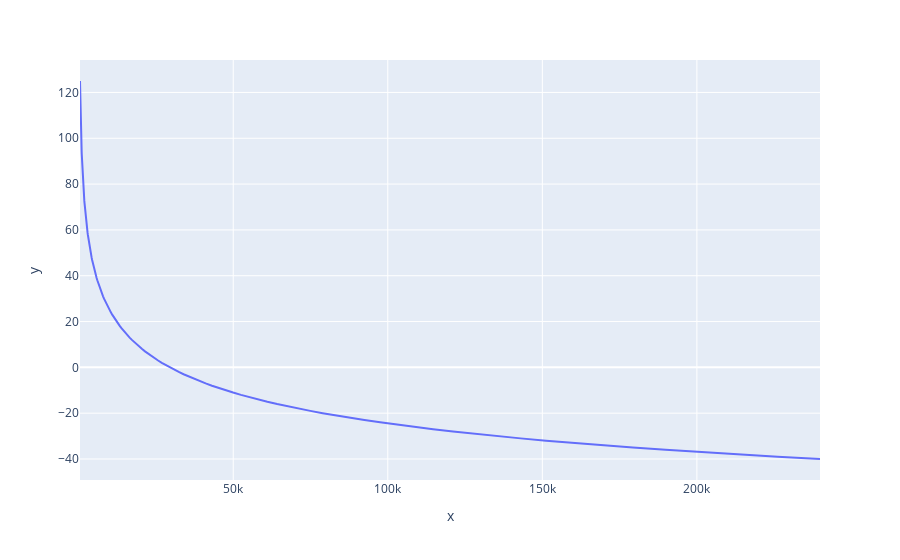

Notebook cell for this chart:
### Markdown cell above
Quick demonstration of your temperature vs. resistance curve

### Code cell
px.line(x=res_list,y=temp_list)

### Figure 1 — Plotly figure (JSON) as saved in the notebook; plotly's stock layout.template omitted (floating-point values rounded to 4 significant figures; data arrays with more than 128 entries replaced by an {"elided": "..."} marker saying what was removed)
{"data": [{"hovertemplate": "x=%{x}<br>y=%{y}<extra></extra>", "legendgroup": "", "line": {"color": "#636efa", "dash": "solid"}, "marker": {"symbol": "circle"}, "mode": "lines", "name": "", "orientation": "v", "showlegend": false, "type": "scatter", "x": {"elided": "166 int values"}, "xaxis": "x", "y": {"elided": "166 int values"}, "yaxis": "y"}], "layout": {"legend": {"tracegroupgap": 0}, "margin": {"t": 60}, "xaxis": {"anchor": "y", "domain": [0, 1], "title": {"text": "x"}}, "yaxis": {"anchor": "x", "domain": [0, 1], "title": {"text": "y"}}}}
